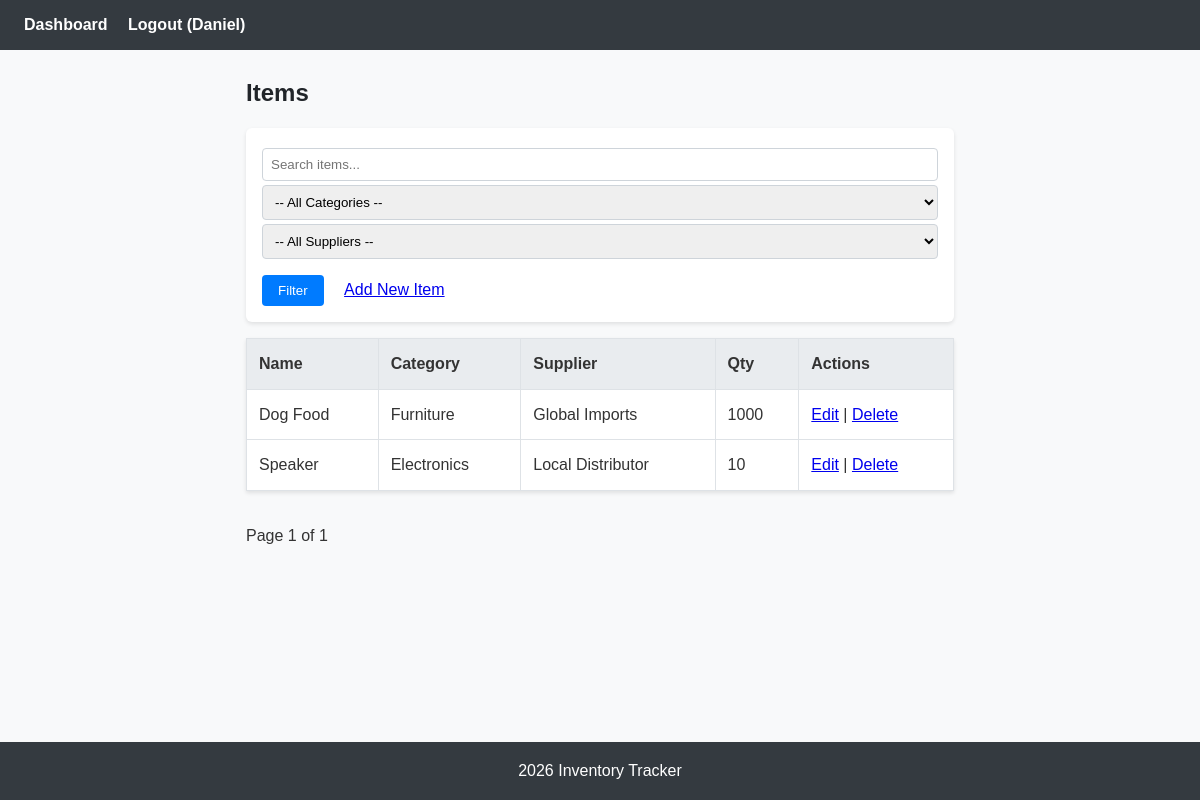
The page /items/list.php (signed in) on the database its author committed.
### tables this page shows
CREATE TABLE `items` (
  `id` int(11) NOT NULL,
  `category_id` int(11) NOT NULL,
  `supplier_id` int(11) NOT NULL,
  `name` varchar(150) NOT NULL,
  `description` text DEFAULT NULL,
  `quantity_on_hand` int(11) NOT NULL DEFAULT 0,
  `reorder_level` int(11) NOT NULL DEFAULT 0
);

CREATE TABLE `categories` (
  `id` int(11) NOT NULL,
  `name` varchar(100) NOT NULL,
  `description` text DEFAULT NULL
);

CREATE TABLE `suppliers` (
  `id` int(11) NOT NULL,
  `name` varchar(100) NOT NULL,
  `contact_email` varchar(100) DEFAULT NULL,
  `phone` varchar(20) DEFAULT NULL
);

### items/list.php (the view, shortened to what this page needs)
<?php
require '../functions.php';
$search           = isset($_GET['q'])             ? trim($_GET['q'])            : '';
$page             = isset($_GET['page'])          ? max(1, (int)$_GET['page'])  : 1;
$perPage          = 10;
$offset           = ($page - 1) * $perPage;
$conditions = [];
$params     = [];
$where = $conditions
    ? 'WHERE ' . implode(' AND ', $conditions)
    : '';
$countStmt = $pdo->prepare("SELECT COUNT(*) FROM items i $where");
$countStmt->execute($params);
$totalItems = (int)$countStmt->fetchColumn();
$totalPages = (int)ceil($totalItems / $perPage);
$sql  = "
  SELECT i.*, c.name AS category, s.name AS supplier
    FROM items i
    JOIN categories c ON i.category_id = c.id
    JOIN suppliers s ON i.supplier_id = s.id
    $where
    ORDER BY i.name ASC
    LIMIT {$perPage} OFFSET {$offset}
";
$stmt = $pdo->prepare($sql);
$stmt->execute($params);
$items = $stmt->fetchAll(PDO::FETCH_ASSOC);
include '../header.php';
?>
<h2>Items</h2>
<form method="get" style="margin-bottom:1rem;">
  <input
    type="text"
    name="q"
    placeholder="Search items..."
    value="<?= htmlspecialchars($search) ?>"
  >
  <select name="category_id">
    <option value="0">-- All Categories --</option>
  </select>
  <select name="supplier_id">
    <option value="0">-- All Suppliers --</option>
  </select>
  <button type="submit">Filter</button>
  <a href="add.php" style="margin-left:1rem;">Add New Item</a>
</form>
<table>
  <thead>
    <tr>
      <th>Name</th>
      <th>Category</th>
      <th>Supplier</th>
      <th>Qty</th>
      <th>Actions</th>
    </tr>
  </thead>
  <tbody>
    <?php if (count($items) === 0): ?>
      <tr><td colspan="5">No items found.</td></tr>
    <?php else: ?>
      <?php foreach ($items as $it): ?>
        <tr>
          <td><?= htmlspecialchars($it['name']) ?></td>
          <td><?= htmlspecialchars($it['category']) ?></td>
          <td><?= htmlspecialchars($it['supplier']) ?></td>
          <td><?= $it['quantity_on_hand'] ?></td>
          <td>
            <a href="edit.php?id=<?= $it['id'] ?>">Edit</a> |
            <a
              href="delete.php?id=<?= $it['id'] ?>"
              onclick="return confirm('Delete this item?');"
            >
              Delete
            </a>
          </td>
        </tr>
      <?php endforeach; ?>
    <?php endif; ?>
  </tbody>
</table>
<div class="pagination">
  <span>Page <?= $page ?> of <?= $totalPages ?></span>
</div>
<?php include '../footer.php'; ?>

### header.php (shortened to what this page needs)
<!DOCTYPE html>
<html>
<head>
  <link rel="stylesheet" href="<?= BASE_URL ?>assets/css/style.css">
</head>
<body>
<nav>
  <a href="<?= BASE_URL ?>dashboard.php">Dashboard</a>
  <?php if(isset($_SESSION['user_id'])): ?>
    <a href="<?= BASE_URL ?>logout.php">Logout (<?= htmlspecialchars($_SESSION['username']) ?>)</a>
  <?php else: ?>
    <a href="<?= BASE_URL ?>login.php">Login</a> |
    <a href="<?= BASE_URL ?>register.php">Register</a>
  <?php endif; ?>
</nav>
<main>

### footer.php
</main>
<footer>
  <p><?= date('Y') ?> Inventory Tracker</p>
</footer>
</body>
</html>

### assets/css/style.css (style rules this page uses)
* { margin: 0; padding: 0; box-sizing: border-box; }
body { font-family: Arial, sans-serif; background-color: #f8f9fa; color: #333; line-height: 1.6; min-height: 100vh; display: flex; flex-direction: column; }
nav { background-color: #343a40; padding: 0.75rem 1.5rem; }
nav a { color: #fff; text-decoration: none; margin-right: 1rem; font-weight: bold; }
main { flex: 1; padding: 1.5rem; max-width: 960px; margin: 0 auto; }
h1, h2 { margin-bottom: 1rem; color: #212529; }
form { background: #fff; padding: 1rem; border-radius: 6px; box-shadow: 0 2px 4px rgba(0,0,0,0.1); margin-bottom: 2rem; }
form input[type="text"], form input[type="email"], form input[type="number"], form input[type="password"], form textarea, form select { width: 100%; padding: 0.5rem; margin-top: 0.25rem; border: 1px solid #ced4da; border-radius: 4px; }
form button { margin-top: 1rem; padding: 0.5rem 1rem; border: none; border-radius: 4px; background-color: #007bff; color: #fff; cursor: pointer; }
table { width: 100%; border-collapse: collapse; background: #fff; box-shadow: 0 2px 4px rgba(0,0,0,0.1); margin-bottom: 2rem; }
table th, table td { padding: 0.75rem; border: 1px solid #dee2e6; text-align: left; }
table th { background-color: #e9ecef; }
footer { background-color: #343a40; color: #fff; text-align: center; padding: 1rem; }

### rows shown on the page
items: name "Dog Food", category.name "Furniture", supplier.name "Global Imports", quantity_on_hand "1000"
items: name "Speaker", category.name "Electronics", supplier.name "Local Distributor", quantity_on_hand "10"

### other values the page prints
$_SESSION['username'] "Daniel"
$page "1"
$totalPages "1"
